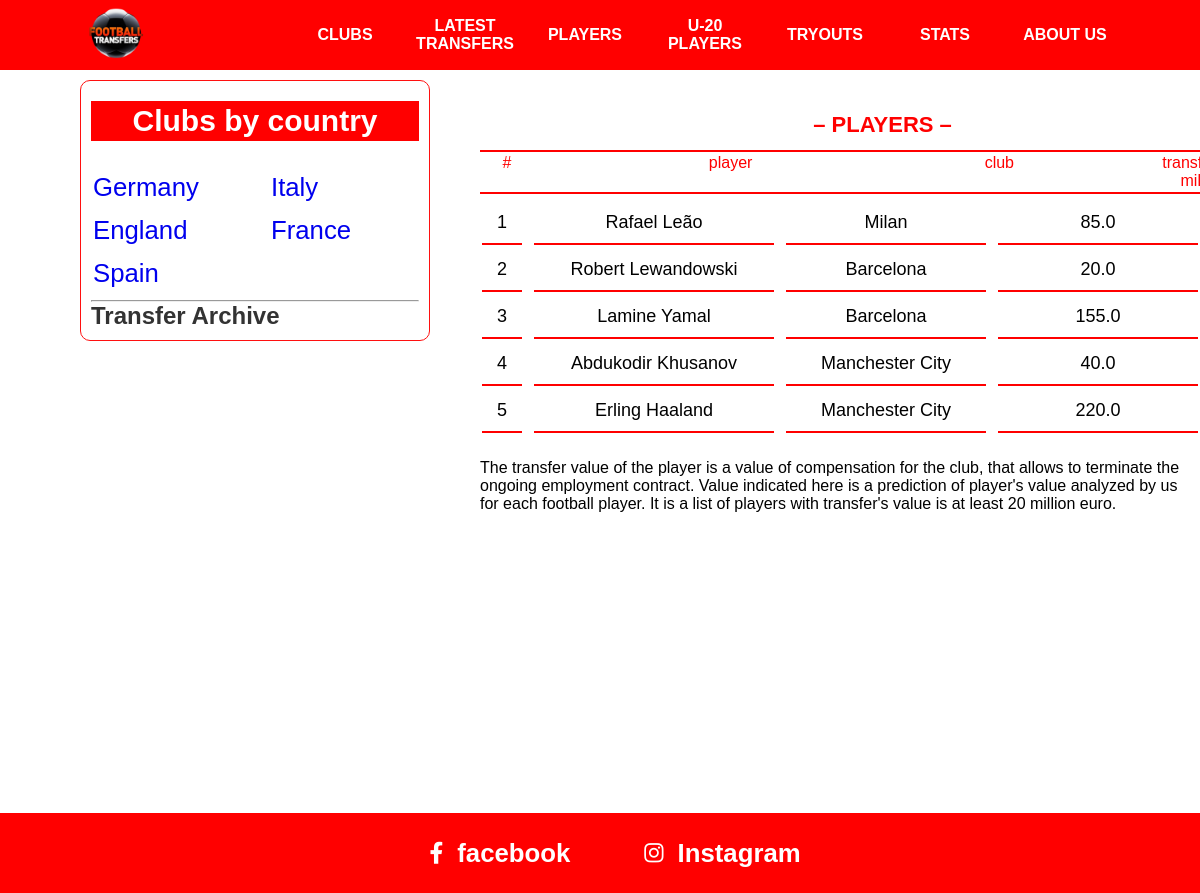
Screenshot of /players/ with the database file from the repository.
### main/models.py (models this page shows, shortened)
class Country(models.Model):
    name = models.CharField(max_length=255)

class Player(models.Model):
    name = models.CharField(max_length=255)
    age = models.PositiveSmallIntegerField()
    position = models.CharField(max_length=255)
    number = models.PositiveSmallIntegerField()
    price = models.FloatField()
    country = models.ForeignKey(Country, on_delete=models.CASCADE)
    club = models.ForeignKey(Club, on_delete=models.CASCADE)

class Club(models.Model):
    name = models.CharField(max_length=255)
    logo = models.ImageField(upload_to='clubs')
    president = models.CharField(max_length=255, blank=True, null=True)
    coach = models.CharField(max_length=255, blank=True, null=True)
    found_date = models.DateField(blank=True, null=True)
    country = models.ForeignKey(Country, on_delete=models.CASCADE)
    def __str__(self):
        return self.name

### main/views.py (the view)
# urls.py: path('players/', PlayerView.as_view(), name='players'),
class PlayerView(View):
    def get(self, req):
        players = Player.objects.all()
        context = {
            'players': players
        }
        return render(req, 'players.html', context)

### main/context_processors.py (called while the page is built)
def get_clubs_by_country(request):
    countries = Country.objects.annotate(club_count=Count('club')).filter(club_count__gt=0).order_by('-club_count')
    l  = countries.count()
    if l % 2 == 0:
        countries_left = countries[:l // 2]
        countries_right= countries[l // 2:]
    else:
        countries_left = countries[:l // 2 + 1]
        countries_right = countries[l // 2 + 1:]
    context = {
        'countries_left': countries_left,
        'countries_right': countries_right
    }
    return context

### templates/players.html
{% extends 'base.html' %}
{% block content %}
    <div class="nav">
        <h2>– PLAYERS –</h2>
        <table class="content-nav">
            <thead>
            <tr>
                <td>#</td>
                <td>player</td>
                <td>club</td>
                <td>transfer value, <br> mill. euro</td>
            </tr>
            </thead>
        </table>
    </div>
    <div class="content">
        <table class="playerss">
            {% for player in players %}
                <tr>
                    <td>{{ forloop.counter }}</td>
                    <td>{{ player.name }}</td>
                    <td>{{ player.club }}</td>
                    <td>{{ player.price }}</td>
                </tr>
            {% endfor %}
        </table>
        <p> The transfer value of the player is a value of compensation for the club, that allows to terminate the
            ongoing employment contract. Value indicated here is a prediction of player's value analyzed by us for each
            football player. It is a list of players with transfer's value is at least 20 million euro.</p>
    </div>
{% endblock %}

### templates/base.html (shortened to what this page needs)
<!DOCTYPE html>
{% load static %}
<html>
<head>
    <link rel="stylesheet" type="text/css" media="screen" href="{% static 'css/main.css' %}"/>
    <link
            rel="stylesheet"
            href="https://cdnjs.cloudflare.com/ajax/libs/font-awesome/6.1.1/css/all.min.css"
    />
</head>
<body>
<div class="container">
    <div class="navbar">
        <div class="icon">
            <a href="{% url 'index' %}">
                <img src="{% static 'img/12252568_173-removebg-preview.png' %}" alt=""/>
            </a>
        </div>
        <div class="links">
            <div><a href="/clubs/">CLUBS</a></div>
            <div><a href="/latest-transfers/">LATEST TRANSFERS</a></div>
            <div><a href="/players/">PLAYERS</a></div>
            <div><a href="/u20-players/">U-20 PLAYERS</a></div>
            <div><a href="/tryouts/">TRYOUTS</a></div>
            <div><a href="/stats/">STATS</a></div>
            <div><a href="/about/">ABOUT US</a></div>
        </div>
    </div>
    <div class="country-clubs">
        <h2 id="title">Clubs by country</h2>
        <div class="country">
            <div>
                {% for country in countries_left %}
                <h3><a href="./countries/england.html">{{ country.name }}</a> <br/></h3>
                {% endfor %}
            </div>
            <div>
                {% for country in countries_right %}
                <h3><a href="./countries/england.html">{{ country.name }}</a> <br/></h3>
                {% endfor %}
            </div>
        </div>
    <div>
        <hr>
        <a href="#" class="archive"><h2>Transfer Archive</h2></a>
    </div>
    </div>
    {% block content %} {% endblock %}
    <div class="footer" style="margin-top: 200px;">
        <a href="https://www.facebook.com/topfootballtransfers/">
            <div>
                <i class="fa-brands fa-facebook-f"></i> &nbsp;
                <h3>facebook</h3>
            </div>
        </a>
        <a href="https://www.instagram.com/topfootballtransfers/">
            <div>
                <i class="fa-brands fa-instagram"></i> &nbsp;
                <h3>Instagram</h3>
            </div>
        </a>
    </div>
</div>
</body>
</html>

### static/css/main.css (style rules this page uses)
* { margin: 0; padding: 0; box-sizing: border-box; }
.container { width: 100% !important; display: inline-block; font-family: sans-serif; }
.container .navbar { width: 100%; background-color: red; display: flex; align-items: center; justify-content: space-around; position: fixed; z-index: 99; height: 70px !important; }
.container .navbar .icon { width: 100px; overflow: hidden; }
.container .navbar .icon img { width: 130%; margin-left: -14%; }
.container .navbar .links { z-index: 999; display: flex; }
.container .navbar .links div { width: 100px; text-align: center; display: flex; align-items: center; margin-right: 20px; }
.container .navbar .links div a { color: white; font-weight: 700; text-decoration: none; width: 100px !important; height: 45px; display: flex; align-items: center; justify-content: center; }
.country-clubs { width: 350px; border: 1px solid rgb(255, 16, 16); border-radius: 10px; position: fixed; top: 80px; left: 80px; padding: 10px 10px; padding-bottom: 10px; }
.country-clubs h2 { margin: 10px 0px; transition: all 0.3s ease; }
.country-clubs #title { font-size: 30px; background-color: red; color: white; text-align: center; line-height: 40px; }
.country-clubs .country { width: 100%; display: flex; flex-wrap: wrap; justify-content: space-between; font-size: 22px; margin-top: 20px; }
.country-clubs .country div { width: 150px; height: 100%; }
.country-clubs .country h3 { font-weight: 100 !important; margin: 10px 0px !important; width: 100%; padding: 2px 2px; transition: all 0.3s ease; }
.country-clubs .country h3 a { text-decoration: none; margin-top: 20px !important; }
.nav { width: 805px; background-color: white; position: fixed; left: 480px; top: 70px; }
.nav h2 { text-align: center; color: red; line-height: 50px; padding-top: 30px; font-size: 22px; }
.playerss { width: 100%; }
.playerss tr { display: flex; flex-wrap: wrap; justify-content: space-between; }
.playerss tr td { width: 200px; margin-bottom: 4px; padding: 10px 0px; font-size: 18px; border-bottom: 2px solid rgb(255, 0, 0); text-align: center; }
.players tr td:nth-child(2), .top-players tr td:nth-child(2), .playerss tr td:nth-child(2) { width: 240px; }
.players tr td:nth-child(1), .top-players tr td:nth-child(1), .playerss tr td:nth-child(1) { width: 40px !important; }
.content { max-width: 800px; margin-left: 480px; margin-top: 200px; padding-bottom: 100px; }
.content p, .content b { margin-top: 20px; }
.content-nav { border-top: 2px solid rgb(255, 0, 0); border-bottom: 2px solid rgb(255, 0, 0); width: 100%; }
.content-nav tr { display: flex; justify-content: space-between !important; }
.content-nav tr td { width: 140px; color: red; text-align: center; }
.content-nav tr td:nth-child(1) { width: 50px; }
.content-nav tr td:nth-child(2) { width: 250px; }
.footer { width: 100%; background-color: red; height: 80px; display: flex; align-items: center; justify-content: center; font-size: 22px; padding-left: 80px; }
.footer a { margin-right: 50px; color: white; text-decoration: none; word-spacing: 8px; padding: 4px 12px; border-radius: 5px; transition: all 0.3s ease; }
.footer a div { display: flex; align-items: center; }

### templates/base.html (style rules this page uses)
.archive { text-decoration: none; color: #333; transition: color 0.3s ease; }
.archive h2 { margin: 0; font-size: 24px; font-weight: bold; }

### rows the page displays
Country: name "Germany"
Country: name "England"
Country: name "Spain"
Country: name "Italy"
Country: name "France"
Player: name "Rafael Leão", club "Milan", price "85.0"
Player: name "Robert Lewandowski", club "Barcelona", price "20.0"
Player: name "Lamine Yamal", club "Barcelona", price "155.0"
Player: name "Abdukodir Khusanov", club "Manchester City", price "40.0"
Player: name "Erling Haaland", club "Manchester City", price "220.0"
